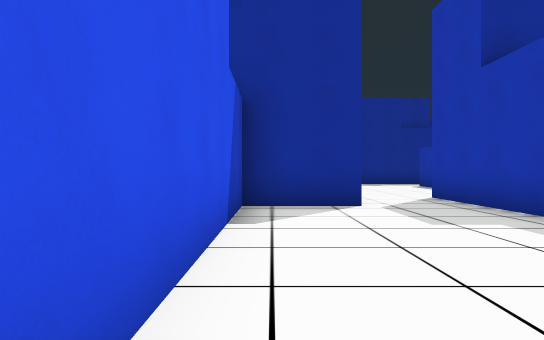
view 1 (above)

20 first-person views from a walk through a Godot game level. The camera is 1.2 m above the floor, looks level and sees 70° across. The floor is counted in squares, 2 m on a side. Each view is taken from the middle of a square. On the plan, view 1 faces up. The plan holds only what a view shows up to about 11 squares ahead; the rest is blank. The place goes on beyond the plan.

view 2
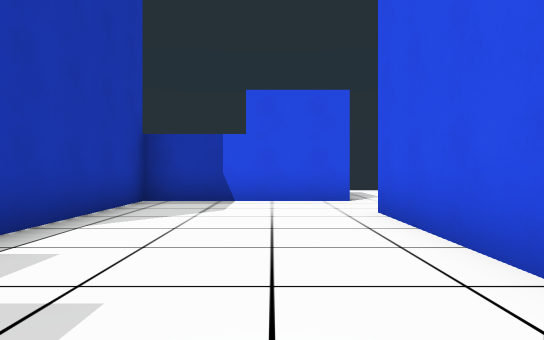

view 3
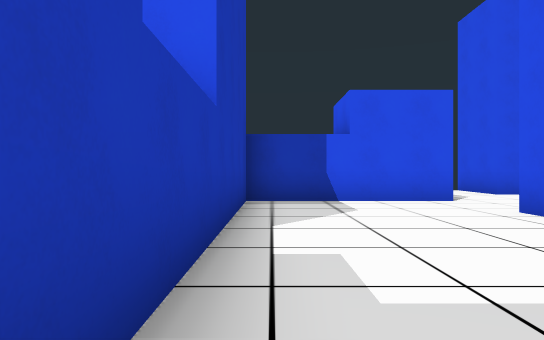

view 4
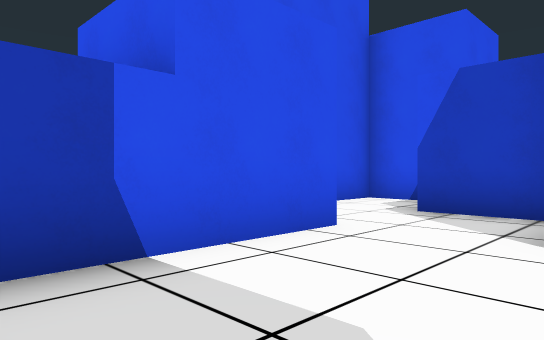

view 5
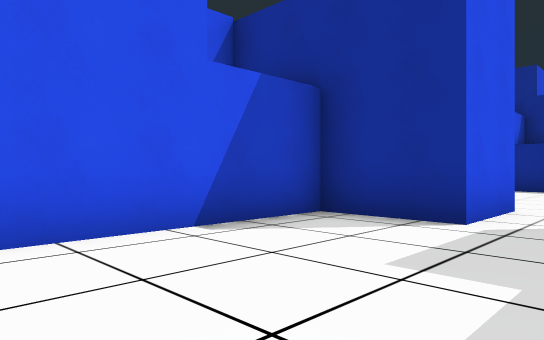

view 6
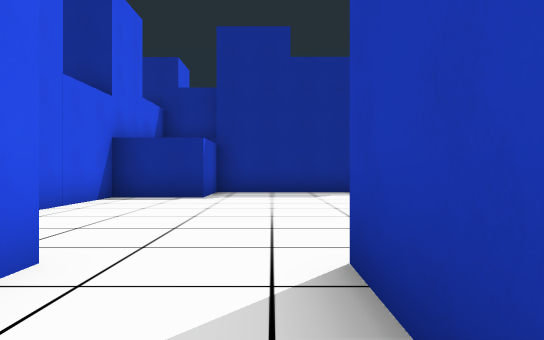

view 7
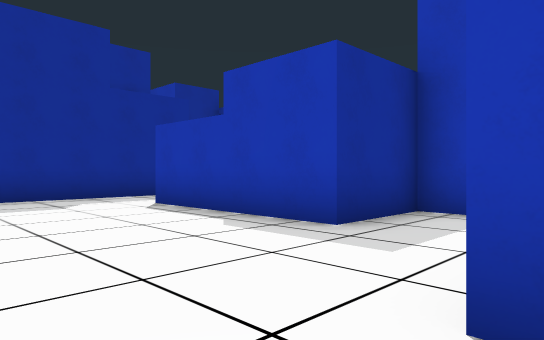

view 8
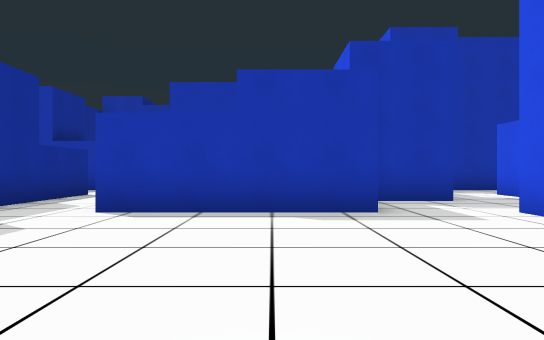

view 9
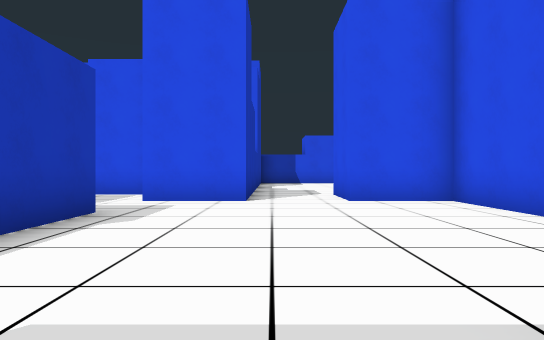

view 10
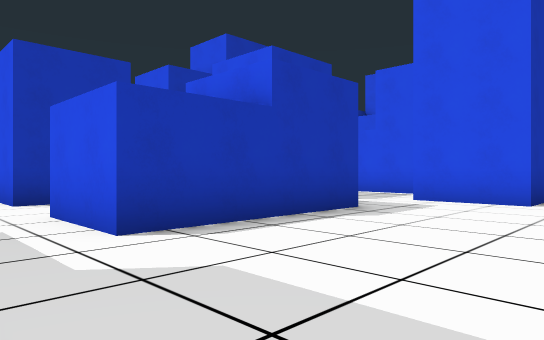

view 11
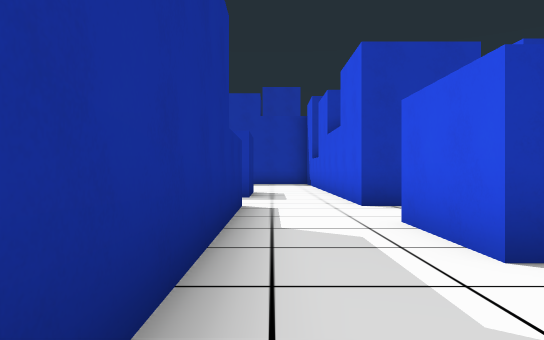

view 12
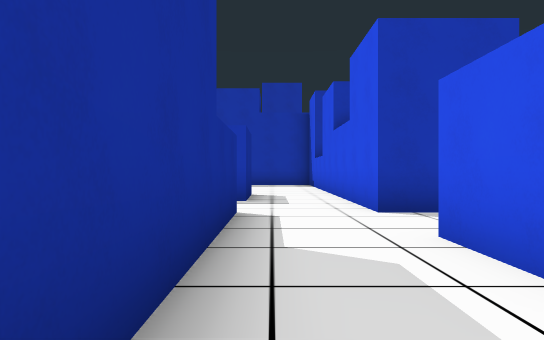

view 13
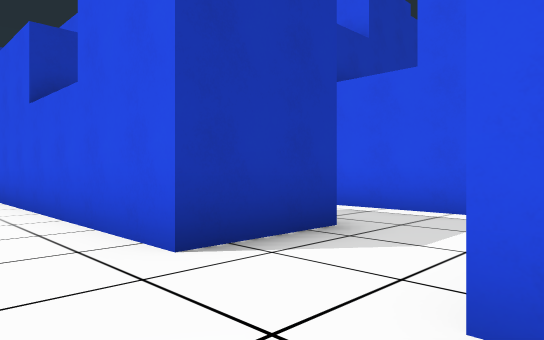

view 14
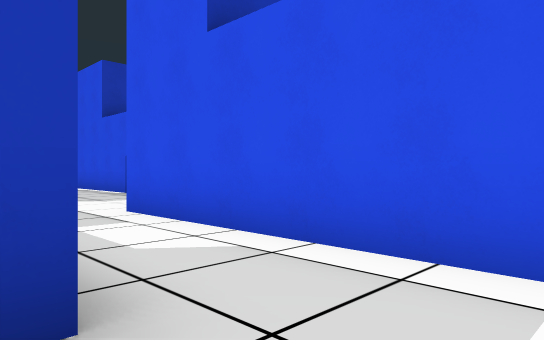

view 15
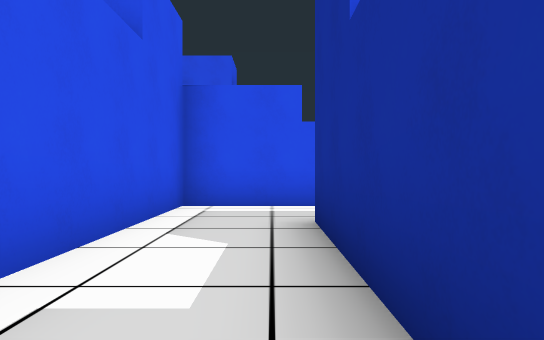

view 16
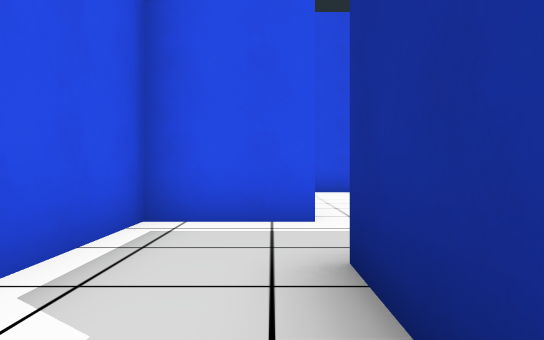

view 17
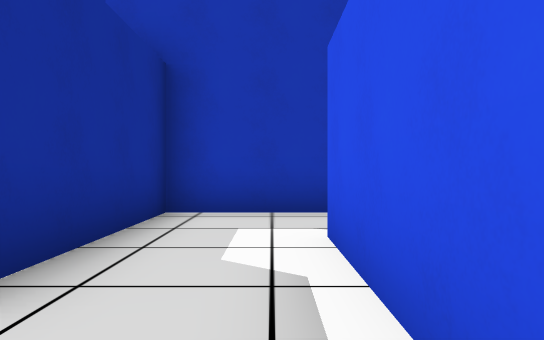

view 18
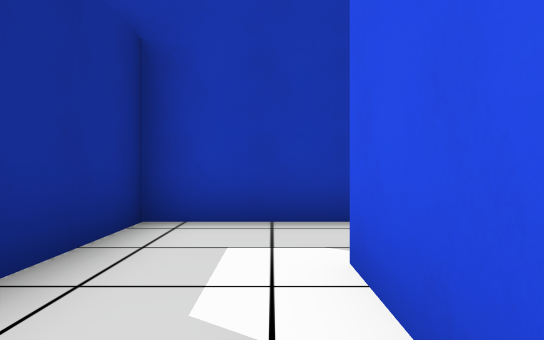

view 19
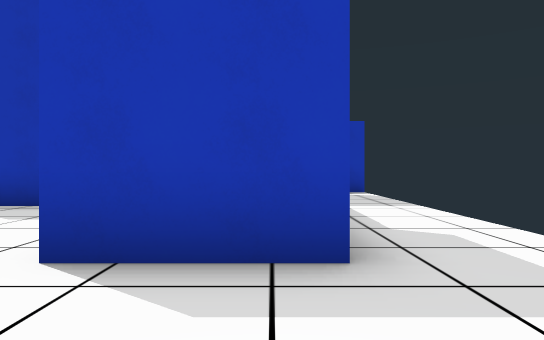

view 20
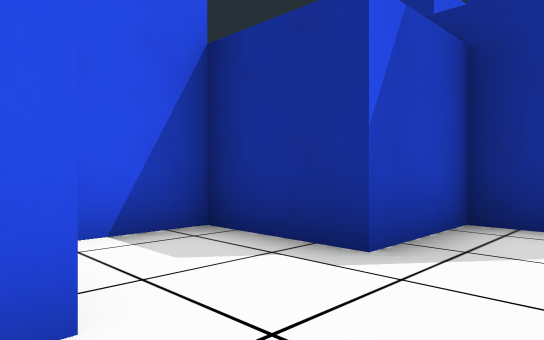

### Floor plan
Ten units are one square. View 1 is at (0, 0); x grows to the right and y downward. Boxes are objects, and circles mark ways between rooms. Rooms are numbered by the first view taken in them; rooms with no view inside come last. Other rooms are left out.
<svg viewBox="-50 -180 190 241">
<path fill="none" stroke="#000" d="M-18 -5 -25 -5 -25 15 -45 15 -45 35 -25 35 -25 50M-5 35 -5 15 35 15 35 -85M15 -85 15 -65 -5 -65 -5 -5M75 56 75 50M35 -85 55 -85 55 -65 95 -65M75 -165 15 -165 15 -145 -5 -145 -5 -85 15 -85M95 -85 75 -85 75 -105 55 -105 55 -145 75 -145M95 -165 75 -165M95 -125 95 -145 135 -145M134 -165 115 -165M134 -125 95 -125M75 -128 75 -105 135 -105M115 -60 115 -85 95 -85"/>
<circle cx="25" cy="-75" r="3" fill="#2a7"/>
<circle cx="65" cy="-155" r="3" fill="#2a7"/>
<circle cx="85" cy="-75" r="3" fill="#2a7"/>
<circle cx="85" cy="-135" r="3" fill="#2a7"/>
<text x="10" y="0">1</text>
<text x="40" y="-120">2</text>
<text x="100" y="-150">3</text>
<text x="120" y="-110">4</text>
<text x="100" y="-80">5</text>
</svg>
Room 1 opens to room 2. Room 2 opens to room 3. Room 2 opens to room 5. Room 3 opens to room 4.

Where each view was taken, in squares from view 1:
view 1: 0 up, 0 right, facing up
view 2: 6 up, 1 right, facing down
view 3: 6 up, 3 right, facing down
view 4: 1 up, 3 right, facing down-left
view 5: 2 up, 3 right, facing up-left
view 6: 6 up, 3 right, facing up
view 7: 8 up, 2 right, facing up-right
view 8: 12 up, 0 right, facing right
view 9: 16 up, 3 right, facing down
view 10: 16 up, 2 right, facing down-right
view 11: 16 up, 3 right, facing right
view 12: 16 up, 4 right, facing right
view 13: 16 up, 7 right, facing down-right
view 14: 13 up, 8 right, facing down-right
view 15: 12 up, 14 right, facing left
view 16: 8 up, 10 right, facing left
view 17: 7 up, 6 right, facing right
view 18: 7 up, 7 right, facing right
view 19: 3 down, 3 left, facing right
view 20: 4 down, 1 left, facing up-left
